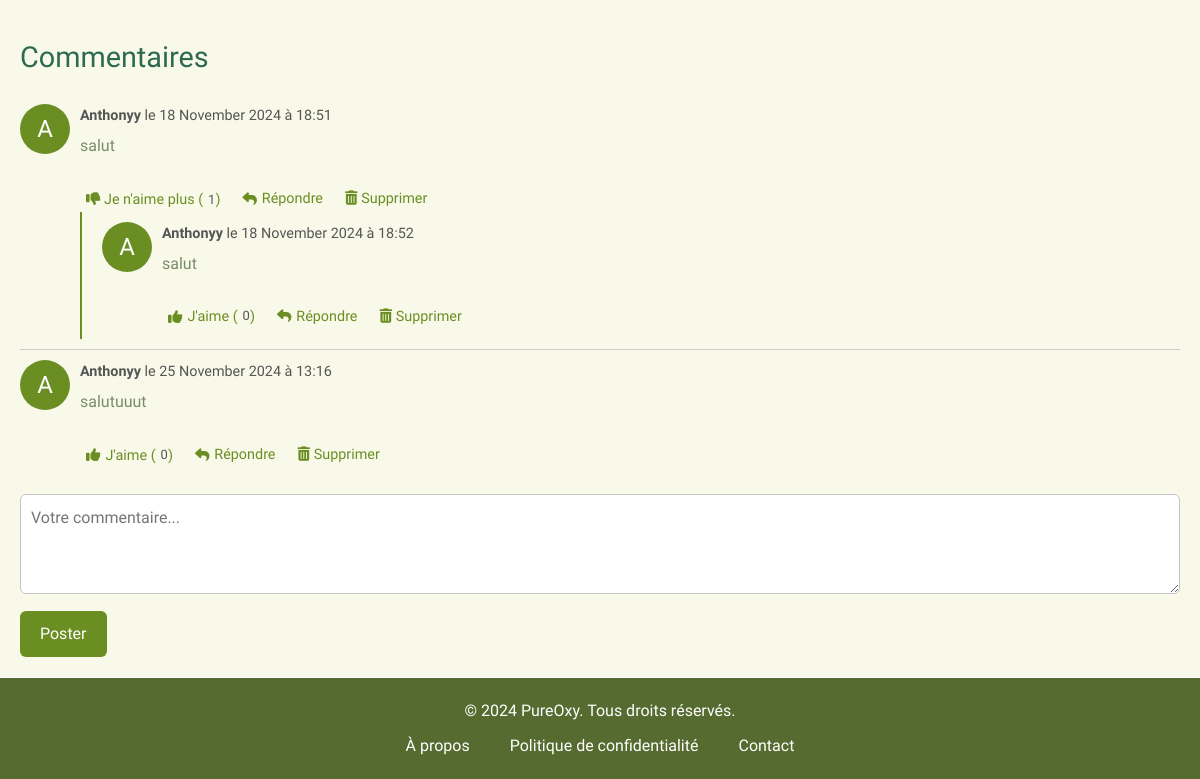
Before: /fonctionnalites/details.php?ville=Sablons (signed in, lower part) with the older database file.
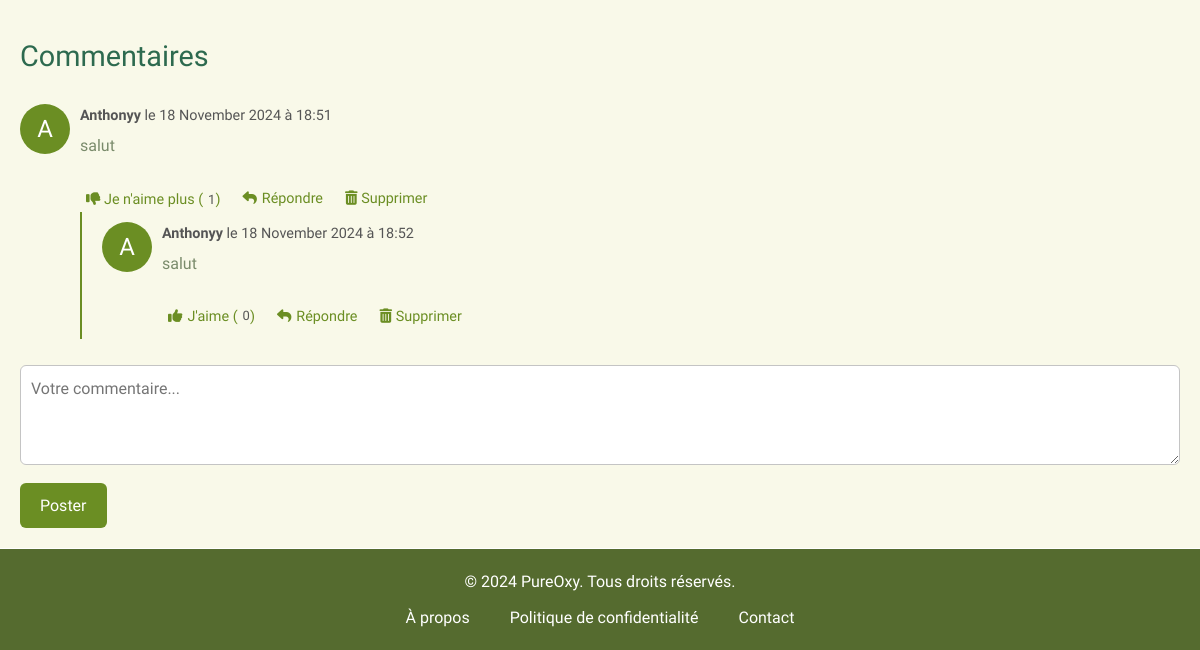
After: the same page with the newer database file.
### tables this page shows
CREATE TABLE IF NOT EXISTS `commentaire` (
  `id` int NOT NULL AUTO_INCREMENT,
  `user_id` int NOT NULL,
  `page` varchar(255) NOT NULL,
  `parent_id` int DEFAULT NULL,
  `content` text NOT NULL,
  `likes` int DEFAULT '0',
  `created_at` datetime DEFAULT CURRENT_TIMESTAMP,
  PRIMARY KEY (`id`),
  KEY `user_id` (`user_id`),
  KEY `parent_id` (`parent_id`)
);

CREATE TABLE IF NOT EXISTS `users` (
  `id` int NOT NULL AUTO_INCREMENT,
  `username` varchar(50) NOT NULL,
  `password` varchar(255) NOT NULL,
  `created_at` timestamp NULL DEFAULT CURRENT_TIMESTAMP,
  `profile_picture` varchar(255) DEFAULT '../images/user.png',
  `email` varchar(255) NOT NULL,
  PRIMARY KEY (`id`),
  UNIQUE KEY `username` (`username`)
);

### fonctionnalites/commentaires.php (the view, shortened to what this page needs)
<?php
require '../bd/bd.php';
if (isset($_GET['ville'])) {
    $ville = $_GET['ville'];
    $page = 'details.php?ville=' . $ville;
} else {
    $page = basename($_SERVER['PHP_SELF']);
}
class Commentaire {
    public function __construct($data) {
        $this->id = $data['id'];
        $this->user_id = $data['user_id'];
        $this->username = $data['username'];
        $this->content = $data['content'];
        $this->likes = $data['likes'];
        $this->created_at = $data['created_at'];
    }
}
function getComments($parent_id = null, $page) {
    global $conn;
    $comments = [];
    $sql = "SELECT c.*, u.username
            FROM commentaire c
            INNER JOIN users u ON c.user_id = u.id
            WHERE c.page = ? AND ";
    if (is_null($parent_id)) {
        $sql .= "c.parent_id IS NULL ";
    } else {
        $sql .= "c.parent_id = ? ";
    }
    $sql .= "ORDER BY c.created_at ASC";
    $stmt = $conn->prepare($sql);
    if (is_null($parent_id)) {
        $stmt->bind_param("s", $page);
    } else {
        $stmt->bind_param("si", $page, $parent_id);
    }
    $stmt->execute();
    $result = $stmt->get_result();
    while ($row = $result->fetch_assoc()) {
        $comment = new Commentaire($row);
        $comment->replies = getComments($comment->id, $page);
        $comments[] = $comment;
    }
    return $comments;
}
function displayComments($comments) {
    global $csrf_token, $conn;
    foreach ($comments as $comment) {
        echo '<li id="comment-' . htmlspecialchars($comment->id, ENT_QUOTES, 'UTF-8') . '">';
        echo '<div class="comment-avatar">' . htmlspecialchars(substr($comment->username, 0, 1), ENT_QUOTES, 'UTF-8') . '</div>';
        echo '<div class="comment-content">';
        echo '<div class="comment-details">';
        $formatted_date = date('d F Y à H:i', strtotime($comment->created_at));
        echo '<strong>' . htmlspecialchars($comment->username, ENT_QUOTES, 'UTF-8') . '</strong> le ' . htmlspecialchars($formatted_date, ENT_QUOTES, 'UTF-8');
        echo '</div>';
        echo '<p>' . nl2br(htmlspecialchars($comment->content, ENT_QUOTES, 'UTF-8')) . '</p>';
        echo '<div class="comment-actions">';
        if (isset($_SESSION['user_id'])) {
            $stmt_like = $conn->prepare("SELECT * FROM likes WHERE user_id = ? AND comment_id = ?");
            $stmt_like->bind_param("ii", $_SESSION['user_id'], $comment->id);
            $stmt_like->execute();
            $result_like = $stmt_like->get_result();
            if ($result_like->num_rows == 0) {
                echo '<form method="post" class="like-form" data-comment-id="' . htmlspecialchars($comment->id, ENT_QUOTES, 'UTF-8') . '">';
                echo '<button type="submit"><i class="fas fa-thumbs-up"></i> J\'aime (<span class="like-count">' . htmlspecialchars($comment->likes, ENT_QUOTES, 'UTF-8') . '</span>)</button>';
                echo '</form>';
            } else {
                echo '<form method="post" class="unlike-form" data-comment-id="' . htmlspecialchars($comment->id, ENT_QUOTES, 'UTF-8') . '">';
                echo '<button type="submit"><i class="fas fa-thumbs-down"></i> Je n\'aime plus (<span class="like-count">' . htmlspecialchars($comment->likes, ENT_QUOTES, 'UTF-8') . '</span>)</button>';
                echo '</form>';
            }
            echo '<button class="reply-button" data-comment-id="' . htmlspecialchars($comment->id, ENT_QUOTES, 'UTF-8') . '"><i class="fas fa-reply"></i> Répondre</button>';
            if ($comment->user_id == $_SESSION['user_id']) {
                echo '<button class="delete-comment-button" data-comment-id="' . htmlspecialchars($comment->id, ENT_QUOTES, 'UTF-8') . '"><i class="fas fa-trash-alt"></i> Supprimer</button>';
            }
        } else {
            echo '<p><a href="../pages/compte.php">Connectez-vous</a> pour interagir.</p>';
        }
        echo '</div>';
        echo '</div>';
        if (!empty($comment->replies)) {
            echo '<ul class="replies">';
            displayComments($comment->replies);
            echo '</ul>';
        }
        echo '</li>';
    }
}
?>
<div class="comment-section">
    <h3>Commentaires</h3>
    <?php
    $comments = getComments(null, $page);
    if (!empty($comments)) {
        echo '<ul class="comments">';
        displayComments($comments);
        echo '</ul>';
    } else {
        echo '<p>Soyez le premier à commenter cette page !</p>';
    }
    if (isset($_SESSION['user_id'])) {
        echo '<form method="post" class="comment-form" id="comment-form">';
        echo '<textarea name="content" placeholder="Votre commentaire..." required></textarea>';
        echo '<button type="submit" name="add_comment">Poster</button>';
        echo '</form>';
    }
    ?>
</div>

Changed rows visible on the page:
removed commentaire: user.username "A", user.username "Anthonyy", created_at "25 November 2024 à 13:16", content "salutuuut", likes "0", shown under "Commentaires"
